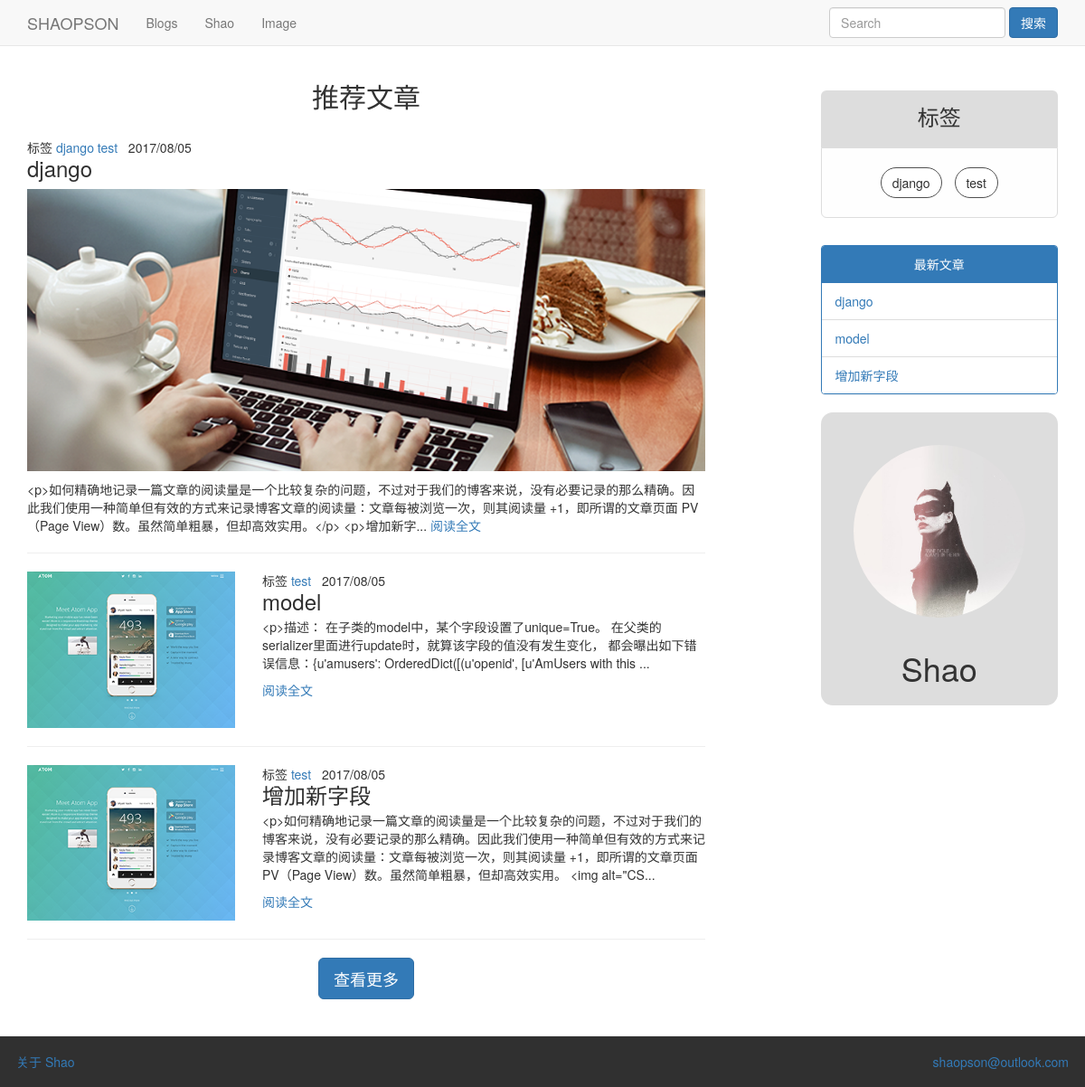
The page / on the database its author committed.
### blogs/models.py (models this page shows, shortened)
class Blog(models.Model):
	title = models.CharField(max_length=80)
	author = models.ForeignKey(User)
	content = models.TextField()
	tags = models.ManyToManyField(Tag,blank=True,related_name='blog')
	created_date = models.DateField(auto_now_add=True)
	created_time = models.TimeField(auto_now_add=True)
	lastedited_time = models.DateTimeField(auto_now=True)
	excerpt = models.CharField(max_length=240,blank=True)
	CHOICES = (('Y','Yes'),('N','No'))
	visiable = models.CharField(max_length=2,choices=CHOICES)
	visitors = models.ManyToManyField(Visitor,related_name='blog')
	visi_count = models.PositiveIntegerField(default=0)
	up_count = models.PositiveIntegerField(default=0)
	push_image = models.CharField(max_length=120,null=True,blank=True)
	push_style = models.CharField(max_length=20,null=True,blank=True)
	def preview(self,count = 150):
		if len(self.content) <= count:
			return self.content[:count]
		else:
			return self.content[:count] + '...'
	def get_tags(self):
		return self.tags.all()

class Tag(models.Model):
	text = models.CharField(max_length=40)
	def __str__(self):
		return self.text
	__repr__ = __str__

### blogs/views.py (the view)
# urls.py: url(r'^$',views.index, name='index'),
def index(request):
	blogs = Blog.objects.all()[:8]
	rcmblogs = Blog.objects.all()[:6]
	tags = Tag.objects.all()
	content = {'blogs':blogs,'rcmblogs':rcmblogs,'tags':tags}
	return render(request, 'blogs/index.html',content)

### blogs/templates/blogs/index.html (shortened to what this page needs)
{% extends "blogs/base.html" %}
{% load bootstrap3 %}
{% block header %}
<div class="row">
	<div class="col-md-8">
		<div class="text-center">
			<h2>推荐文章</h2>
		<br>
		</div>
		{% for blog in rcmblogs %}
			{% if blog.push_style == 'long' %}
				<div>
					标签
					{% for tag in blog.get_tags %}
						<a href="{% url 'blogs:tag_blogs' tag.id %}">{{ tag }}</a>
					{% endfor %}
					{{ blog.created_date|date:'Y/m/d' }}
					<h3 class="media-heading">
						<a style="color:#303030" href="{% url 'blogs:blog' blog.id %}">
						{{ blog.title }}</a>
					</h3>
					<div>
						<img class="img-responsive" src="/media/{{ blog.push_image }}">
					</div>
					{{ blog.preview }}
					<a href="{% url 'blogs:blog' blog.id %}">阅读全文</a>
				</div>
			{% else %}
				<div class="row">
					<div class="col-md-4">
						<img class="img-responsive" src="/media/{{ blog.push_image }}">
					</div>
					<div class="col-md-8">
					标签
					{% for tag in blog.get_tags %}
						<a href="{% url 'blogs:tag_blogs' tag.id %}">{{ tag }}</a>
					{% endfor %}
					{{ blog.created_date|date:'Y/m/d' }}
					<h3 class="media-heading">
						<a style="color:#303030" href="{% url 'blogs:blog' blog.id %}">
					{{ blog.title }}</a>
					</h3>
					<p>
						{{ blog.preview }}
					</p>
					<a href="{% url 'blogs:blog' blog.id %}">阅读全文</a>
					</div>
				</div>
			{% endif %}
		<hr>
		{% endfor %}
		<div class="text-center">
			<a class="btn btn-primary btn-lg" href="{% url 'blogs:blogs' %}">查看更多</a>
		</div>
	</div>
	<div class="col-md-3 col-md-offset-1 col-xs-8 col-xs-offset-2">
		<div class="">
			<div class="tags-header">
				<h3 class="media-heading">标签</h3>
			</div>
			<div class="tags-body">
				{% for tag in tags %}
				<a class="btn btn-tag" href="{% url 'blogs:tag_blogs' tag.id %}">{{ tag }}</a>
				{% endfor %}
			</div>
		</div>
		<div class="">
		<div class="panel panel-primary">
		  <div class="panel-heading text-center">最新文章</div>
	  <ul class="list-group">
	  	{% for blog in blogs %}
	    <li class="list-group-item"><a href="{% url 'blogs:blog' blog.id %}">{{ blog.title }}</a></li>
	    {% endfor %}
	  </ul>
	</div>
	</div>
		<div class="">
		<div class="shao">
			{% load static %}
			<img src="{% static 'blogs/img/shao.jpg' %}">
			<a href="{% url 'blogs:shao' %}">Shao</a>
		</div>
		</div>
	</div>
</div>
{% endblock header %}

### blogs/templates/blogs/base.html (shortened to what this page needs)
{% load bootstrap3 %}
<!DOCTYPE html>
<html>
<head>
	{% bootstrap_css %}
	{% load static %}
	<link href="{% static "blogs/shao.css" %}" rel="stylesheet">
</head>
<body>
<nav class="navbar navbar-default  navbar-fixed-top">
	<div class="container">
		<div class="navbar-header">
			<a class="navbar-brand" href="{% url 'blogs:index' %}">SHAOPSON</a>
		</div>
		<div id="navbar" class="collapse navbar-collapse">
			<ul class="nav navbar-nav">
				<li><a href="{% url 'blogs:blogs' %}">Blogs</a></li>
				<li><a href="{% url 'blogs:shao' %}">Shao</a></li>
				<li><a href="{% url 'blogs:image' %}">Image</a></li>
			</ul>
			<form class="navbar-form navbar-right" action="{% url 'blogs:search' %}">
				<div class="form-group">
					<input class="form-control" type="text" name="search"
					placeholder="Search">
				</div>
					<button class="btn btn-primary" type="submit">搜索</button>
			</form>
		</div>
	</div>
</nav>
<div class="container">
	{% block header %}
	{% endblock header %}
</div>
<footer class="footer">
	<div class="row">
		<div class="col-md-6 col-xs-6 text-left">
			<a href="{% url 'blogs:shao' %}">关于 Shao</a>
		</div>
		<div class="col-md-6 col-xs-6 text-right">
			<a href="mailto:shaopson@outlook.com">shaopson@outlook.com</a>
		</div>
	</div>
</footer>
</body>
</html>

### blogs/static/blogs/shao.css (style rules this page uses)
.btn-tag { margin: 5px; border-radius: 18px; color:#303030; background-color: #fff; border-color: #505050; }
.tags-header { padding-top: 16px; padding-bottom: 16px; margin-top: 30px; border-radius: 6px 6px 0px 0px; text-align: center; color: inherit; background-color: #ddd; }
.tags-body { padding-top: 16px; padding-bottom: 16px; border: 1px solid #ddd; margin-bottom: 30px; border-radius: 0px 0px 6px 6px; text-align: center; color: inherit; background-color: #fefefe; }
.shao { margin-top: 20px; margin-bottom: 20px; padding: 6px; border-radius: 13px; color: inherit; background-color: #ddd; text-align: center; }
.shao img { padding: 30px; border-radius: 50%; max-width: 100%; height: auto; }
.shao a:link,.shao a:visited { text-decoration: none; color: inherit; font-size: 36px; }
.footer { margin-top: 40px; border-top: 1px solid #f0f0f0; padding: 18px; background-color: #303030; color: #f0f0f0; text-align: center; }

### rows shown on the page
Blog: created_date "2017/08/05", title "django", push_image (picture), preview "<p>如何精确地记录一篇文章的阅读量是一个比较复杂的问题，不过对于我们的博客来说，没有必要记录的那么精确。因此我们使用一种简单但有效的方式来记录博客文章的阅读量：文章每被浏览一次，则其阅读量 +1，即所谓的文章页面 PV（Page View）数。虽然简单粗暴，但却高效实用。</p> <p>增加新字..."
Tag: text "django"
Tag: text "test"
Blog: push_image (picture), created_date "2017/08/05", title "model", preview "<p>描述： 在子类的model中，某个字段设置了unique=True。 在父类的serializer里面进行update时，就算该字段的值没有发生变化， 都会曝出如下错误信息：{u'amusers': OrderedDict([(u'openid', [u'AmUsers with this ..."
Blog: push_image (picture), created_date "2017/08/05", title "增加新字段", preview "<p>如何精确地记录一篇文章的阅读量是一个比较复杂的问题，不过对于我们的博客来说，没有必要记录的那么精确。因此我们使用一种简单但有效的方式来记录博客文章的阅读量：文章每被浏览一次，则其阅读量 +1，即所谓的文章页面 PV（Page View）数。虽然简单粗暴，但却高效实用。 <img alt=\"CS..."
